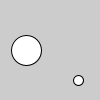
Frame 1 (no input)
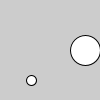
Frame 60 (the mouse pressed at the canvas centre just before this capture)
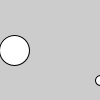
Frame 120 (the mouse held since frame 60 and released just before this capture)

The Processing sketch that drew these frames (run headless with seeded random() and noise(); from frame 60 on, the mouse is pressed at the canvas centre):

// Processing sketch: processing_15826
// ── processing_15826.pde

Spot sp1, sp2; //オブジェクトを宣言

void setup() {
  size(100, 100);
  sp1 = new Spot(25, 50, 30, 1); //sp1 を生成
  sp2 = new Spot(75, 80, 10, 3); //sp2 を生成
}

void draw() {
  background(204);
  sp1.move();
  sp2.move();
  sp1.display();
  sp2.display();
}

//Spotクラスを定義
class Spot {
  //属性を定義
  float x, y, diameter, speed; // x座標, y座標, 直径, 速さ

  //コンストラクタを定義
  Spot(float _x, float _y, float _diameter, float _speed) {
    x = _x;
    y = _y;
    diameter = _diameter;
    speed = _speed;
  }

  //移動するメソッドを定義
  void move() {
    x += speed;
    if (x > width + diameter/2) x = -diameter/2;
  }

  //表示するメソッドを定義
  void display() {
    ellipse(x, y, diameter, diameter);
  }
}                                                               
